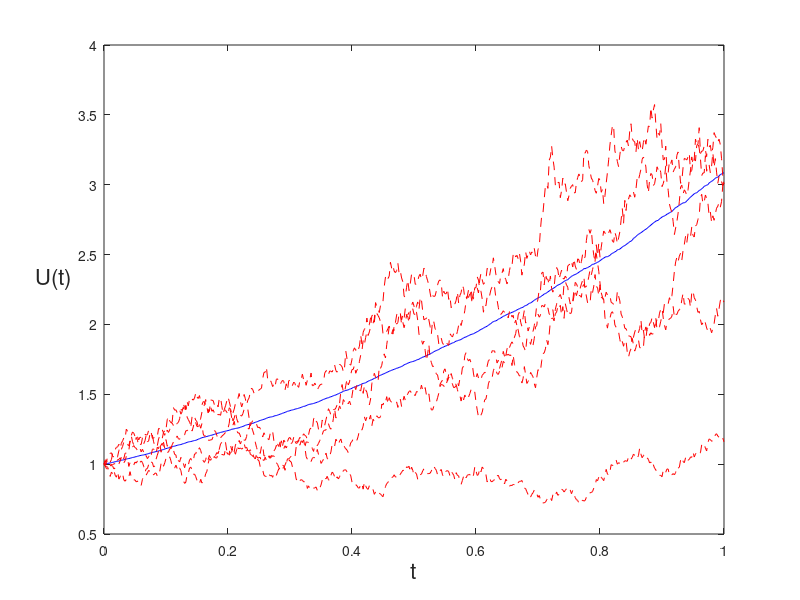

MATLAB code to generate this figure:
%BPATH3  Function along a Brownian path

randn('state',100)                                % set the state of randn
T = 1; N = 500; dt = T/N; t = [dt:dt:1];

M = 1000;                                         % M paths simultaneously
dW = sqrt(dt)*randn(M,N);                         % increments
W = cumsum(dW,2);                                 % cumulative sum
U = exp(repmat(t,[M 1]) + 0.5*W);
Umean = mean(U);
plot([0,t],[1,Umean],'b-'), hold on               % plot mean over M paths
plot([0,t],[ones(5,1),U(1:5,:)],'r--'), hold off  % plot 5 individual paths
xlabel('t','FontSize',16)
ylabel('U(t)','FontSize',16,'Rotation',0,'HorizontalAlignment','right')

averr = norm((Umean - exp(9*t/8)),'inf')          % sample error